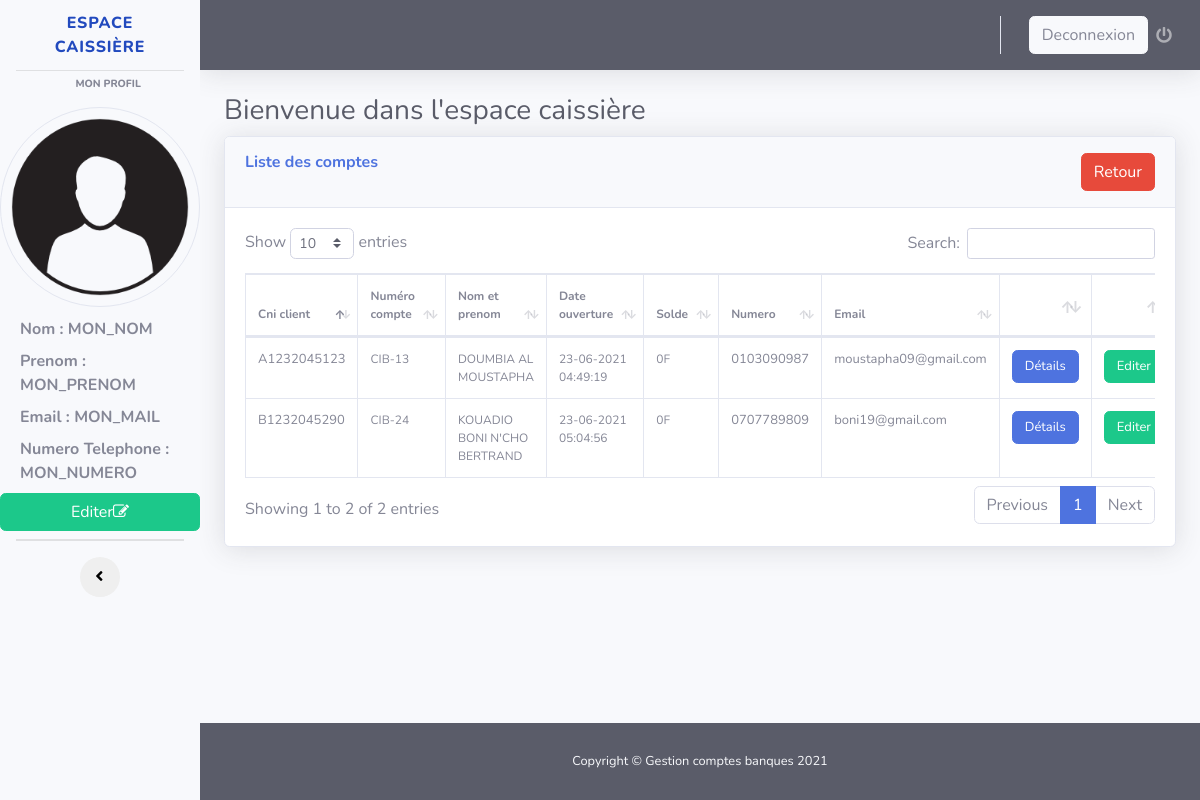
Page /espace_caissiere_liste_comptes.php on the earlier database version.
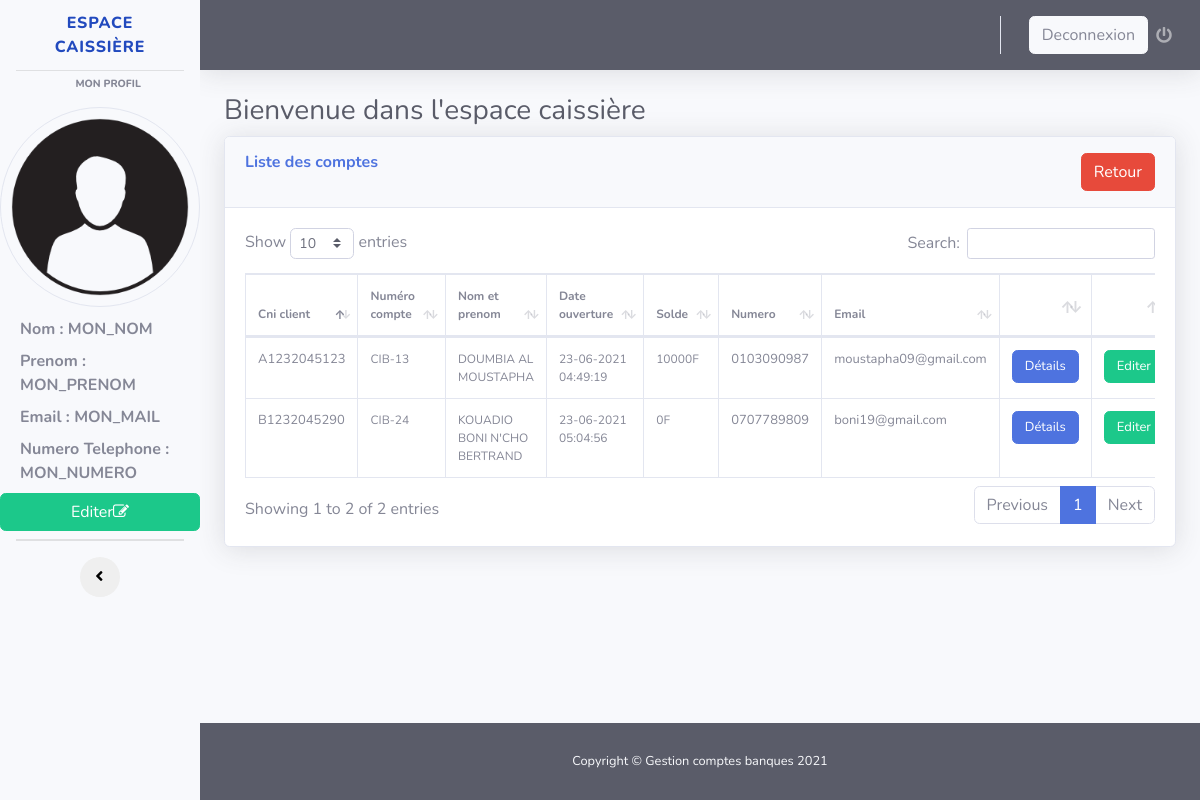
Same page on the later database version.
### tables this page shows
CREATE TABLE `compte` (
  `idcompte` int(11) NOT NULL,
  `numerocpte` varchar(255) NOT NULL,
  `visaouverture` varchar(255) DEFAULT NULL,
  `dateouverture` varchar(255) NOT NULL,
  `datefermeture` varchar(255) DEFAULT NULL,
  `visafermeture` varchar(255) DEFAULT NULL,
  `obscpte` varchar(255) NOT NULL,
  `soldecpte` double NOT NULL DEFAULT 0,
  `idclient` int(11) NOT NULL,
  `archive` int(1) NOT NULL DEFAULT 0
);

CREATE TABLE `client` (
  `idclient` int(11) NOT NULL,
  `cni` varchar(255) DEFAULT NULL,
  `nomclient` varchar(255) NOT NULL,
  `prenomclient` varchar(255) NOT NULL,
  `datenaissance` date NOT NULL,
  `profession` varchar(255) NOT NULL,
  `telephone` varchar(255) NOT NULL,
  `email` varchar(255) DEFAULT NULL,
  `lienphoto` varchar(255) DEFAULT NULL,
  `liensignature` varchar(255) DEFAULT NULL,
  `archive` int(1) NOT NULL DEFAULT 0,
  `idsexe` int(1) NOT NULL DEFAULT 1
);

### espace_caissiere_liste_comptes.php (the view, shortened to what the changed rows need)
<?php
$bd = bd();
?>
<!DOCTYPE html>
<html lang="en">
<head>
  <link href="vendor/fontawesome-free/css/all.min.css" rel="stylesheet" type="text/css">
  <link rel="stylesheet" href="//maxcdn.bootstrapcdn.com/font-awesome/4.7.0/css/font-awesome.min.css" />
  <link href="css/sb-admin-2.min.css" rel="stylesheet">
  <link href="vendor/datatables/dataTables.bootstrap4.min.css" rel="stylesheet">
</head>
<body id="page-top">
<div id="wrapper" class="bg-dark">
    <div id="content-wrapper" class="d-flex flex-column">
      <div id="content">
        <div class="container-fluid">
          <h1 class="h3 mb-2 text-gray-800">Bienvenue dans l'espace caissière </h1>
          <div class="card shadow mb-4">
            <div class="card-body">
              <div class="table-responsive">
                <table class="table table-bordered" id="dataTable" width="100%" cellspacing="0">
                  <thead>
                  <?php
                    $requete = $bd->prepare("SELECT * FROM compte LEFT JOIN client ON client.idclient = compte.idclient LEFT JOIN sexe ON sexe.idsexe = client.idsexe WHERE compte.archive = 0");
                    $donne = $requete->execute();
                  ?>
                    <tr>
                      <th style="font-size:12px;">Cni client</th>
                      <th style="font-size:12px;">Numéro compte</th>
                      <th style="font-size:12px;width:200px;">Nom et prenom</th>
                      <th style="font-size:12px;">Date ouverture</th>
                      <th style="font-size:12px;">Solde</th>
                      <th style="font-size:12px;">Numero</th>
                      <th style="font-size:12px;">Email</th>
                      <th></th>
                      <th></th>
                    </tr>
                  </thead>
                  <tbody>
                    <?php
                      while($donnes = $requete->fetch() ){ ?>
                    <tr>
                      <td style="font-size:13px;"><?php echo $donnes['cni'];?></td>
                      <td style="font-size:12px;"><?php echo $donnes['numerocpte'].''.$donnes['idcompte'];?></td>
                      <td style="font-size:12px;width:200px;"><?php echo $donnes['nomclient'].' '.$donnes['prenomclient'];?></td>
                      <td style="font-size:12px;"><?php echo $donnes['dateouverture'];?></td>
                      <td style="font-size:12px;"><?php echo $donnes['soldecpte'].'F';?></td>
                      <td style="font-size:13px;"><?php echo $donnes['telephone'];?></td>
                      <td style="font-size:13px;"><?php echo $donnes['email'];?></td>
                      <td><a class="btn btn-primary" title="Voir plus" style="font-size:13px;" href="voir_compte.php?Id_cpte=<?php echo $donnes['idcompte'];?>">Détails </a></td>
                      <td><a class="btn btn-success" title="Editer" style="font-size:13px;" href="editer_compte.php?Id_cpte=<?php echo $donnes['idcompte'];?>">Editer </a></td>
                    </tr>
                    <?php
                     }
                    ?>
                  </tbody>
                </table>
              </div>
            </div>
          </div>
        </div>
      </div>
    </div>
  </div>
</body>
</html>

Differences in the rows shown:
changed compte "CIB-1": soldecpte "0" → "10000"
